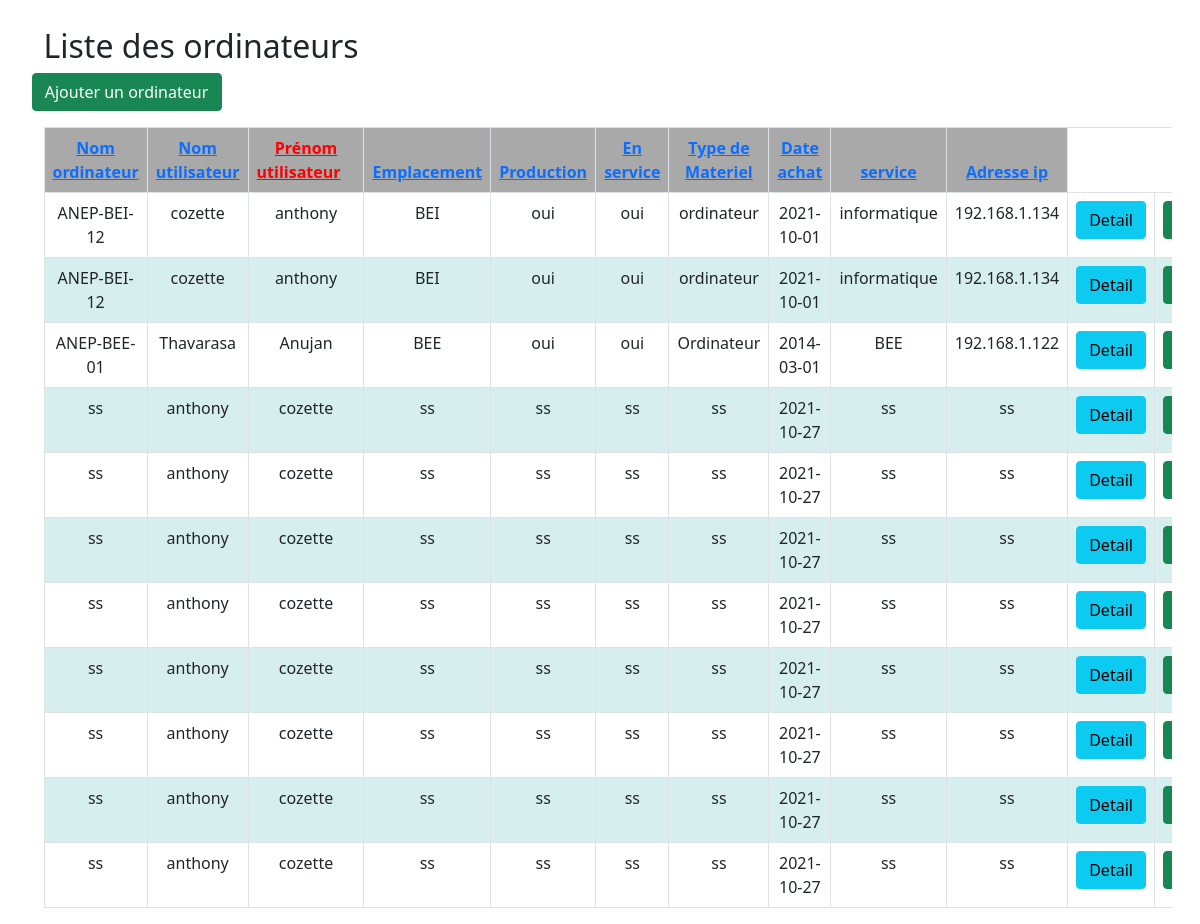
/crud/index.php?order=prenom_utilisateur, run on the app's committed database.
### tables this page shows
CREATE TABLE IF NOT EXISTS `information_pc` (
  `ID` int(11) NOT NULL AUTO_INCREMENT,
  `nom_ordinateur` varchar(255) NOT NULL,
  `nom_utilisateur` varchar(255) NOT NULL,
  `prenom_utilisateur` varchar(255) NOT NULL,
  `ref_qualite` varchar(255) NOT NULL,
  `production` varchar(255) NOT NULL,
  `emplacement` varchar(255) NOT NULL,
  `services` varchar(255) NOT NULL,
  `adresse_ip` varchar(255) NOT NULL,
  `reference` varchar(255) NOT NULL,
  `lan_reseau` varchar(255) NOT NULL,
  `type_materiel` varchar(255) NOT NULL,
  `en_service` varchar(255) NOT NULL,
  `numero_serie` varchar(255) NOT NULL,
  `systeme_exploitation` varchar(255) NOT NULL,
  `mac_adresse` varchar(255) DEFAULT NULL,
  `date_achat` date NOT NULL,
  `login_admin_local` varchar(255) NOT NULL,
  `pwd_admin_local` varchar(255) NOT NULL,
  `login_admin_boissy` varchar(255) NOT NULL,
  `pwd_admin_boissy` varchar(255) NOT NULL,
  `user_login` varchar(255) NOT NULL,
  `user_pwd` varchar(255) NOT NULL,
  `vpn` varchar(255) NOT NULL,
  PRIMARY KEY (`ID`)
);

### crud/index.php (the view, shortened to what this page needs)
<!DOCTYPE html>
<html>
<head>
    <link href="https://cdn.jsdelivr.net/npm/bootstrap@5.0.2/dist/css/bootstrap.min.css" rel="stylesheet">
    <link href="../styles/styles.css" rel="stylesheet">
    <img data-wp-preserve="%3Cscript%20src%3D%22js%2Fbootstrap.js%22%3E%3C%2Fscript%3E" data-mce-resize="false" data-mce-placeholder="1" class="mce-object" width="20" height="20" alt="<script>" title="<script>" />
</head>
<body>
    <div class="container">
        <div class="row">
            <h2>Liste des ordinateurs</h2>
        </div>
        <div class="row">
            <a href="add.php" class="btn btn-success col-2">Ajouter un ordinateur</a>
            <div class="table-responsive mt-3">
                <table class="table table-hover table-bordered">
                    <?php include 'database.php';
                    $pdo = Database::connect();
                    $tri_autorises = array('nom_ordinateur', 'nom_utilisateur', 'prenom_utilisateur', 'adresse_ip');
                    $order_by = in_array(isset($_GET['order']), $tri_autorises) ? $_GET['order'] : 'ID';
                    $order_dir = isset($_GET['inverse']) ? 'DESC' : 'ASC';
                    $sql = "SELECT * FROM information_pc ORDER BY {$order_by} {$order_dir}";
                    function sort_link($text, $order = false)
                    {
                        global $order_by, $order_dir;
                        $link = '<a href="?order=' . $order;
                        if ($order_by == $order && $order_dir == 'ASC')
                            $link .= '&inverse=true';
                        $link .= '"';
                        if ($order_by == $order && $order_dir == 'ASC')
                            $link .= ' class="order_asc"';
                        elseif ($order_by == $order && $order_dir == 'DESC')
                            $link .= ' class="order_desc"';
                        $link .= '>' . $text . '</a>';
                        return $link;
                    }
                    ?>
                    <thead>
                        <th><?php echo sort_link('Nom ordinateur', 'nom_ordinateur') ?></th>
                        <th><?php echo sort_link('Nom utilisateur', 'nom_utilisateur') ?></th>
                        <th><?php echo sort_link('Prénom utilisateur', 'prenom_utilisateur') ?></th>
                        <th><?php echo sort_link('Emplacement', 'emplacement') ?></th>
                        <th><?php echo sort_link('Production', 'production') ?></th>
                        <th><?php echo sort_link('En service', 'en_service') ?></th>
                        <th><?php echo sort_link('Type de Materiel', 'type_materiel') ?></th>
                        <th><?php echo sort_link('Date achat', 'date_achat') ?></th>
                        <th><?php echo sort_link('service', 'services') ?></th>
                        <th><?php echo sort_link('Adresse ip', 'adresse_ip') ?></th>
                    </thead>
                    <tbody>
                        <?php
                        foreach ($pdo->query($sql) as $row) {
                            echo '<tr>';
                            echo '<td>' . $row['nom_ordinateur'] . '</td>';
                            echo '<td>' . $row['nom_utilisateur'] . '</td>';
                            echo '<td>' . $row['prenom_utilisateur'] . '</td>';
                            echo '<td>' . $row['emplacement'] . '</td>';
                            echo '<td>' . $row['production'] . '</td>';
                            echo '<td>' . $row['en_service'] . '</td>';
                            echo '<td>' . $row['type_materiel'] . '</td>';
                            echo '<td>' . $row['date_achat'] . '</td>';
                            echo '<td>' . $row['services'] . '</td>';
                            echo '<td>' . $row['adresse_ip'] . '</td>';
                            echo '<td>';
                            echo '<a class="btn btn-info" href="detail.php?id=' . $row['ID'] . '">Detail<a>';
                            echo '</td>';
                            echo '<td>';
                            echo '<a class="btn btn-success" href="update.php?id=' . $row['ID'] . '">Update</a>';
                            echo '</td>';
                            echo '</tr>';
                        }
                        ?>
                    </tbody>
                </table>
            </div>
        </div>
    </div>
</body>
</html>

### styles/styles.css (style rules this page uses)
body { margin-top: 3px; margin-left: 3px; }
table, th, td { text-align: center; }
thead, th { background-color: darkgrey; }
tr:nth-child(even) { background-color: #D6EEEE; }
a.order_asc, a.order_desc:hover { padding-right: 15px; background: transparent url(s_asc.png) right no-repeat; color: red; }

### data on the page
information_pc: nom_ordinateur "ANEP-BEI-12", nom_utilisateur "cozette", prenom_utilisateur "anthony", emplacement "BEI", production "oui", en_service "oui", type_materiel "ordinateur", date_achat "2021-10-01", services "informatique", adresse_ip "192.168.1.134"
information_pc: nom_ordinateur "ANEP-BEI-12", nom_utilisateur "cozette", prenom_utilisateur "anthony", emplacement "BEI", production "oui", en_service "oui", type_materiel "ordinateur", date_achat "2021-10-01", services "informatique", adresse_ip "192.168.1.134"
information_pc: nom_ordinateur "ANEP-BEE-01", nom_utilisateur "Thavarasa", prenom_utilisateur "Anujan", emplacement "BEE", production "oui", en_service "oui", type_materiel "Ordinateur", date_achat "2014-03-01", services "BEE", adresse_ip "192.168.1.122"
information_pc: nom_ordinateur "ss", nom_utilisateur "anthony", prenom_utilisateur "cozette", emplacement "ss", production "ss", en_service "ss", type_materiel "ss", date_achat "2021-10-27", services "ss", adresse_ip "ss"
information_pc: nom_ordinateur "ss", nom_utilisateur "anthony", prenom_utilisateur "cozette", emplacement "ss", production "ss", en_service "ss", type_materiel "ss", date_achat "2021-10-27", services "ss", adresse_ip "ss"
information_pc: nom_ordinateur "ss", nom_utilisateur "anthony", prenom_utilisateur "cozette", emplacement "ss", production "ss", en_service "ss", type_materiel "ss", date_achat "2021-10-27", services "ss", adresse_ip "ss"
information_pc: nom_ordinateur "ss", nom_utilisateur "anthony", prenom_utilisateur "cozette", emplacement "ss", production "ss", en_service "ss", type_materiel "ss", date_achat "2021-10-27", services "ss", adresse_ip "ss"
information_pc: nom_ordinateur "ss", nom_utilisateur "anthony", prenom_utilisateur "cozette", emplacement "ss", production "ss", en_service "ss", type_materiel "ss", date_achat "2021-10-27", services "ss", adresse_ip "ss"
information_pc: nom_ordinateur "ss", nom_utilisateur "anthony", prenom_utilisateur "cozette", emplacement "ss", production "ss", en_service "ss", type_materiel "ss", date_achat "2021-10-27", services "ss", adresse_ip "ss"
information_pc: nom_ordinateur "ss", nom_utilisateur "anthony", prenom_utilisateur "cozette", emplacement "ss", production "ss", en_service "ss", type_materiel "ss", date_achat "2021-10-27", services "ss", adresse_ip "ss"
information_pc: nom_ordinateur "ss", nom_utilisateur "anthony", prenom_utilisateur "cozette", emplacement "ss", production "ss", en_service "ss", type_materiel "ss", date_achat "2021-10-27", services "ss", adresse_ip "ss"

### other printed values
$text "Nom ordinateur Nom utilisateur Prénom utilisateur Emplacement Production En service Type de Materiel Date achat service Adresse ip"
